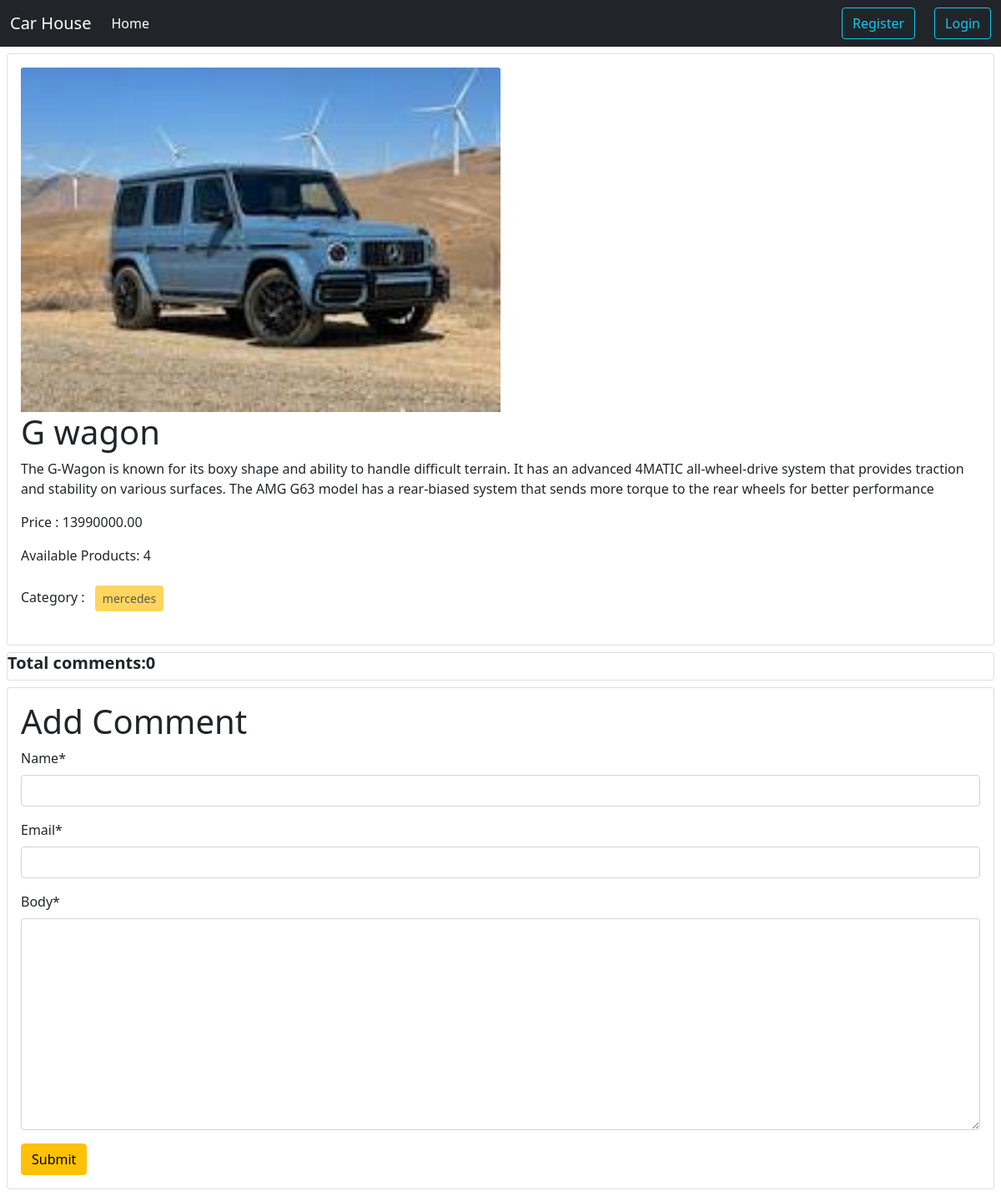
Screenshot of /post/details/2 with the database file from the repository.
### posts/models.py (models this page shows, shortened)
class Post(models.Model):
    title = models.CharField(max_length=50)
    content = models.TextField()
    category = models.ManyToManyField(Category, related_name='posts',blank=True, null=True)
    author = models.ForeignKey(User, on_delete=models.CASCADE)
    image = models.ImageField(upload_to="posts/media/uploads", blank=True, null=True)
    price = models.DecimalField(max_digits=10, decimal_places=2, blank=True, null=True)
    available_posts = models.PositiveIntegerField(default=1 , blank=True, null=True)

### categories/models.py (models this page shows, shortened)
class Category(models.Model):
    name = models.CharField(max_length=100)
    slug = models.SlugField(max_length=100, unique=True, blank=True, null=True)

### posts/views.py (the view, shortened to what this page needs)
# urls.py: path("details/<int:id>", views.DetailPostView.as_view(), name="detail_post"),
class DetailPostView(DetailView):
    model = models.Post
    pk_url_kwarg = "id"
    template_name = "post_details.html"
    def get_context_data(self, **kwargs):
        context = super().get_context_data(**kwargs)  # inherited
        post = self.object  # store the post model object
        comments = post.comments.all()
        comment_form = forms.CommentForm()
        context["comments"] = comments
        context["comment_form"] = comment_form
        return context

### posts/forms.py
class CommentForm(forms.ModelForm):
    class Meta:
        model = Comment
        fields = ["name", "email", "body"]

### posts/templates/post_details.html (shortened to what this page needs)
{% extends 'base.html' %}
{% load crispy_forms_tags %}
{% block content %}
<div class="col-12">
    <div class="card m-2">
        <div class="card-body">
            <img src="{{post.image.url}}" class="card-img-top" alt="..." style="width:50%;">
            <h1 class="card-title">{{post.title}}</h1>
            <p class="card-text">{{post.content}}</p>
            <p>Price : {{post.price}}</p>
            <p>Available Products: {{ post.available_posts }}</p>
            <p>
                Category : {% for cat in post.category.all %}
                <button class="btn btn-warning btn-sm m-2" disabled>
                    {{cat.name}}
                </button>
                {% endfor %}
            </p>
        </div>
    </div>
</div>
<div class="card m-2">
    <h5 class="text-dark fw-bolder"> Total comments:{{comments |length}}</h5>
</div>
<div class="card m-2">
    <div class="card-body">
        <form method="post">
            <h1>Add Comment</h1>
            {{comment_form | crispy}}
            <button class="btn btn-warning">Submit</button>
    </div>
</div>
{% endblock %}

### rows the page displays
Post: image (picture), title "G wagon", content "The G-Wagon is known for its boxy shape and ability to handle difficult terrain. It has an advanced 4MATIC all-wheel-drive system that provides traction and stability on various surfaces. The AMG G63 model has a rear-biased system that sends more torque to the rear wheels for better performance", price "13990000.00", available_posts "4"
Category: name "mercedes"

### other values shown
{{ comments |length }} "0"
